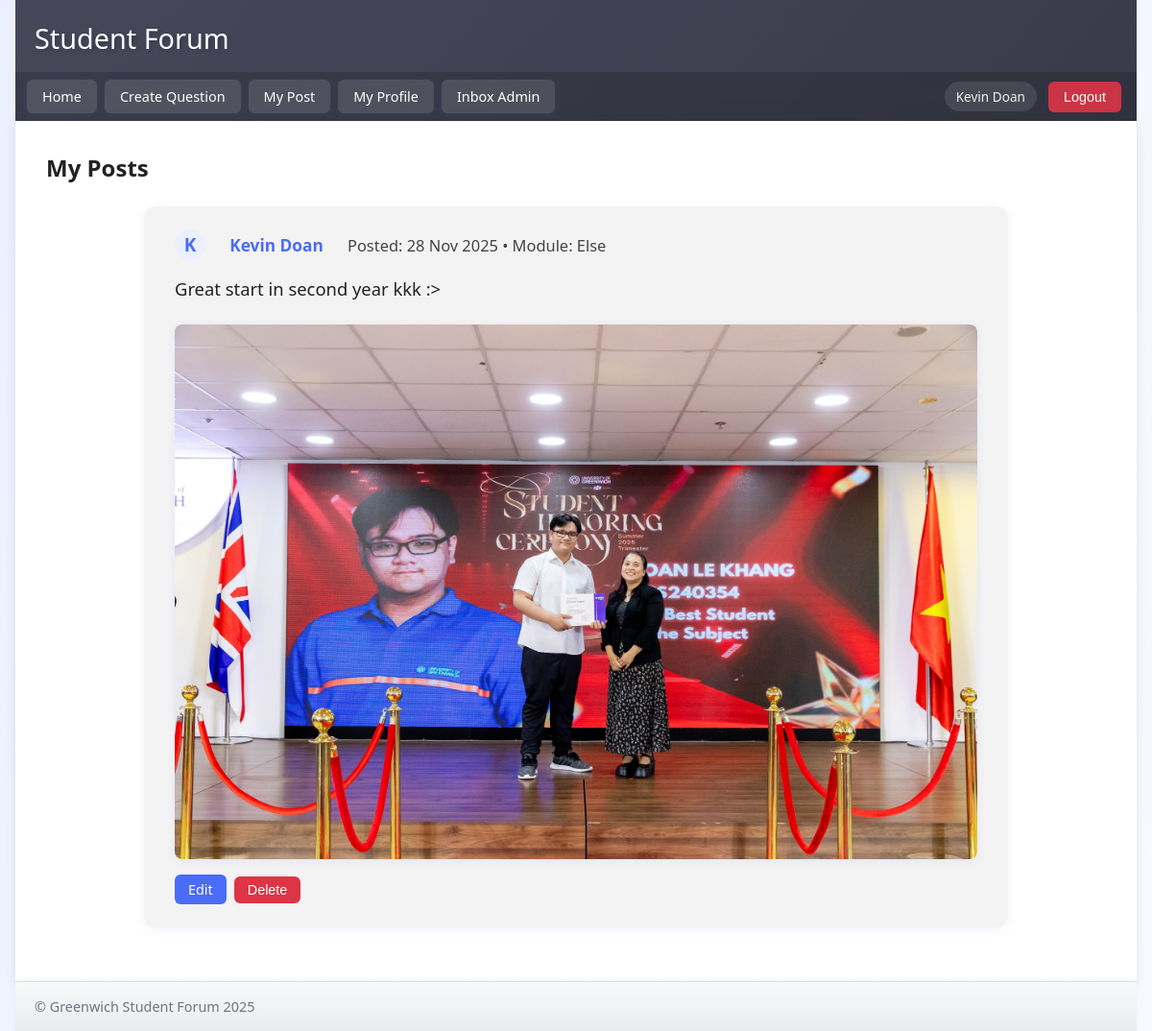
The page /user_posts.php (signed in) on the database its author committed.
### tables this page shows
CREATE TABLE `user` (
  `id` int(10) NOT NULL,
  `name` varchar(100) NOT NULL,
  `email` varchar(255) NOT NULL,
  `password` varchar(255) NOT NULL,
  `role` varchar(50) DEFAULT NULL,
  `user_image` varchar(255) DEFAULT NULL,
  `description` text DEFAULT NULL
);

CREATE TABLE `question` (
  `id` int(11) NOT NULL,
  `content` text NOT NULL,
  `date` date NOT NULL,
  `image_path` varchar(255) DEFAULT NULL,
  `userid` int(11) NOT NULL,
  `moduleid` int(11) NOT NULL
);

CREATE TABLE `module` (
  `id` int(11) NOT NULL,
  `name` varchar(100) NOT NULL
);

### user_posts.php (called while the page is built, shortened)
<?php
try{
    include 'db/db.php';
    include 'db/db_function.php';
    $currentUserName = '';
    if (!empty($_SESSION['user_id'])) {
        $currentUserData = getCurrentUser($pdo, $_SESSION['user_id']);
        $currentUserName = $currentUserData['name'] ?? $_SESSION['user_name'] ?? 'User';
    }
    $userId = $_SESSION['user_id'];
    $all = getAllQuestions($pdo);
    $posts = array_filter($all, function($q) use ($userId){
        return isset($q['userid']) && $q['userid'] == $userId;
    });
    include 'templates/user_posts.html.php';
    $output = ob_get_clean();
} catch (PDOException $e){
    $title = 'An error has occured';
    $output = 'Database error: ' . $e->getMessage();
}
include 'templates/menu.html.php';
?>

### db/db_function.php (called while the page is built, shortened)
<?php
function getAllQuestions($pdo){
    $query = 'SELECT question.id, question.content, question.date, question.image_path AS image, question.userid AS userid, user.name AS name, user.email AS email, user.user_image AS user_image, module.name AS module FROM question LEFT JOIN user ON question.userid = user.id LEFT JOIN module ON question.moduleid = module.id ORDER BY question.id DESC';
    return query($pdo, $query)->fetchAll(PDO::FETCH_ASSOC);
}
function query($pdo, $query, $paraments = []){
    $query= $pdo->prepare($query);
    $query->execute($paraments);
    return $query;
}
function getCurrentUser($pdo, $id){
    $paraments = [':id' => $id];
    return query($pdo, 'SELECT name, email FROM user WHERE id = :id', $paraments)->fetch(PDO::FETCH_ASSOC);
}
?>

### templates/user_posts.html.php (the view, shortened to what this page needs)
<h2>My Posts</h2>
<?php if (!empty($posts)): ?>
    <?php foreach ($posts as $p): ?>
        <article class="question">
            <div class="meta">
                <?php if (!empty($p['avatar_path']) && file_exists($p['avatar_path'])): ?>
                    <img src="<?= htmlspecialchars($p['avatar_path'], ENT_QUOTES, 'UTF-8') ?>" alt="Avatar" class="avatar-img" style="width:32px;height:32px;border-radius:50%;object-fit:cover;vertical-align:middle;margin-right:8px;">
                <?php else: ?>
                    <div class="avatar" style="width:32px;height:32px;border-radius:50%;background:#eaf0ff;color:#4a6cf7;display:inline-flex;align-items:center;justify-content:center;font-size:1.1em;font-weight:700;vertical-align:middle;margin-right:8px;">
                        <?= strtoupper(substr($p['name'] ?? 'A',0,1)) ?>
                    </div>
                <?php endif; ?>
                <a href="user_profile.php?id=<?= htmlspecialchars($p['userid'], ENT_QUOTES, 'UTF-8') ?>" style="font-weight:600;color:#4a6cf7;text-decoration:none;">
                    <?= htmlspecialchars($p['name'], ENT_QUOTES, 'UTF-8') ?>
                </a>
                <span style="font-size:0.95em; color:#444; margin-left:8px;">Posted: <?=htmlspecialchars(date('j M Y', strtotime($p['date'])), ENT_QUOTES, 'UTF-8')?> • Module: <?= htmlspecialchars($p['module'] ?? '', ENT_QUOTES, 'UTF-8') ?></span>
            </div>
            <div class="content">
                <?= nl2br(htmlspecialchars($p['content'] ?? '', ENT_QUOTES, 'UTF-8')) ?>
            </div>
            <?php if (!empty($p['image'])): ?>
                <img src="images/<?= htmlspecialchars($p['image'], ENT_QUOTES, 'UTF-8') ?>" alt="Post image">
            <?php endif; ?>
            <div class="actions" style="margin-top:8px;display:flex;gap:8px;align-items:center;">
                <a class="btn" href="edit_question.php?id=<?= urlencode($p['id']) ?>" style="padding:6px 14px;font-size:0.9em;">Edit</a>
                <form action="delete_post.php" method="post" style="display:inline;margin:0;" onsubmit="return confirm('Delete this post?');">
                    <input class="btn btn-danger" type="submit" value="Delete" style="padding:6px 14px;font-size:0.9em;">
                </form>
            </div>
        </article>
    <?php endforeach; ?>
<?php else: ?>
    <p>You have not posted anything yet.</p>
<?php endif; ?>

### templates/menu.html.php (shortened to what this page needs)
<!DOCTYPE html>
<html lang="en">
<head>
    <link rel="stylesheet" href="base.css">
</head>
<body>
    <div class="container">
        <header>
            <h1>Student Forum</h1>
            <nav>
                <ul class="nav-tabs" id="navMenu">
                    <?php if (!empty($_SESSION['user_id'])): ?>
                        <li><a class="btn" href="question.php">Home</a></li>
                        <li><a class="btn" href="addquestion.php">Create Question</a></li>
                        <li><a class="btn" href="user_posts.php">My Post</a></li>
                        <li><a class="btn" href="profile.php">My Profile</a></li>
                        <li><a class="btn" href="send_email.php">Inbox Admin</a></li>
                    <?php endif; ?>
                </ul>
                <div class="nav-right">
                    <?php if (!empty($_SESSION['user_id'])): ?>
                        <span class="nav-user"><?= htmlspecialchars($currentUserName ?? $_SESSION['user_name'] ?? 'User', ENT_QUOTES, 'UTF-8') ?></span>
                        <form action="logout.php" method="post" style="display:inline;margin:0">
                            <button class="btn logout" type="submit">Logout</button>
                        </form>
                    <?php else: ?>
                        <a class="btn secondary" href="login.php">Login</a>
                        <a class="btn" href="register.php">Register</a>
                    <?php endif; ?>
                </div>
            </nav>
        </header>
        <main class="card">
            <?= $output ?? '' ?>
        </main>
        <footer>&copy; Greenwich Student Forum 2025</footer>
    </div>
</body>
</html>

### base.css (style rules this page uses)
* { margin: 0; padding: 0; box-sizing: border-box; }
body { min-height: 100vh; margin: 0; padding: 0; background: linear-gradient(120deg, #eaf0ff 0%, #f8faff 100%); font-family: 'Segoe UI', Arial, sans-serif; color: #222; }
.container { width: 100%; max-width: 1400px; min-height: 100vh; margin: 0 auto; padding: 0; display: flex; flex-direction: column; }
main { overflow: auto; min-height: 40vh; padding: 24px; flex: 1; }
main.card { width: 100%; max-width: 100%; margin: 0 auto; padding: 2em; background: #ffffff; box-shadow: 0 2px 12px rgba(0,0,0,0.08); }
header { background: linear-gradient(135deg, #464759 0%, #3a3b4a 100%); padding: 0; border-bottom: none; }
header h1 { margin: 0; padding: 20px 20px 16px 20px; color: white; font-weight: 500; font-size: 1.8em; text-shadow: 2px 2px 4px rgba(0,0,0,0.2); }
nav { background: rgba(0,0,0,0.15); backdrop-filter: blur(10px); padding: 0; display: flex; justify-content: space-between; align-items: center; flex-wrap: wrap; }
nav ul { display: flex; gap: 0; padding: 0; margin: 0; list-style-type: none; flex: 1; }
nav ul.nav-tabs { display: flex; gap: 8px; padding: 8px 12px; flex-wrap: wrap; list-style: none; margin: 0; }
nav li { display: inline-block; }
nav ul.nav-tabs li { margin: 0; padding: 0; }
nav a { display: block; padding: 8px 14px; background: rgba(255,255,255,0.18); color: rgba(255,255,255,0.85); text-decoration: none; transition: all 0.3s ease; border-bottom: 3px solid transparent; font-weight: 500; border-radius: 6px; box-shadow: 0 2px 6px rgba(74,108,247,0.10); font-size: 0.9em; white-space: nowrap; }
nav a:not(.ghost) { background: rgba(255,255,255,0.12); color: #fff; border-bottom-color: #4a6cf7; }
.nav-right { display: flex; align-items: center; gap: 12px; padding: 8px 16px; }
.nav-user { color: rgba(255,255,255,0.9); font-weight: 500; padding: 6px 12px; background: rgba(255,255,255,0.1); border-radius: 20px; font-size: 0.85em; }
.btn { display: inline-block; background: #4a6cf7; color: #fff; padding: 8px 16px; border-radius: 6px; text-decoration: none; border: none; cursor: pointer; font-size: 0.9em; transition: all 0.3s ease; font-weight: 500; }
.btn.btn-danger, .btn-danger { background: #dc3545 !important; color: #fff !important; border: none; }
.btn.logout { background: rgba(220,53,69,0.9); color: #fff; }
main .btn { color: #fff; }
form { margin: 8px 0; overflow: auto; clear: both; display: block; }
input[type="submit"], button[type="submit"] { border: none; }
.question { display: flex; flex-direction: column; gap: 0.5em; background: #f3f3f3; border-radius: 12px; box-shadow: 0 2px 12px rgba(74,108,247,0.08); margin: 1.5em auto; padding: 1.5em 2em; max-width: 900px; width: 100%; }
.question .meta { display: flex; align-items: center; gap: 1em; font-size: 1.08em; margin-bottom: 0.5em; }
.question .content { font-size: 1.15em; color: #222; margin-bottom: 0.5em; word-break: break-word; }
.question img { max-width: 100%; height: auto; border-radius: 8px; margin-top: 0.5em; box-shadow: 0 2px 8px rgba(74,108,247,0.10); display: block; }
.card { background: #fff; padding: 20px; box-shadow: 0 2px 4px rgba(0,0,0,0.05); }
.actions { margin-top: 8px; display: flex; gap: 8px; flex-wrap: wrap; }
footer { display: flex; flex-wrap: wrap; justify-content: space-between; align-items: center; gap: 8px; padding: 16px 20px; margin-top: 0; background: linear-gradient(180deg, #f8f9fa 0%, #e9ecef 100%); border-top: 1px solid rgba(0,0,0,0.06); color: #6c757d; font-size: 0.9em; box-shadow: 0 -2px 6px rgba(17,24,39,0.03); }
@media (min-width: 901px) and (max-width: 1200px) { .container { padding: 0 16px; } }
@media (min-width: 901px) and (max-width: 1200px) { main { padding: 24px; } }

### rows shown on the page
user: name "Kevin Doan"
question: userid.name "K", userid.name "Kevin Doan", date "28 Nov 2025", moduleid.name "Else", content "Great start in second year kkk :>", image_path (picture)
